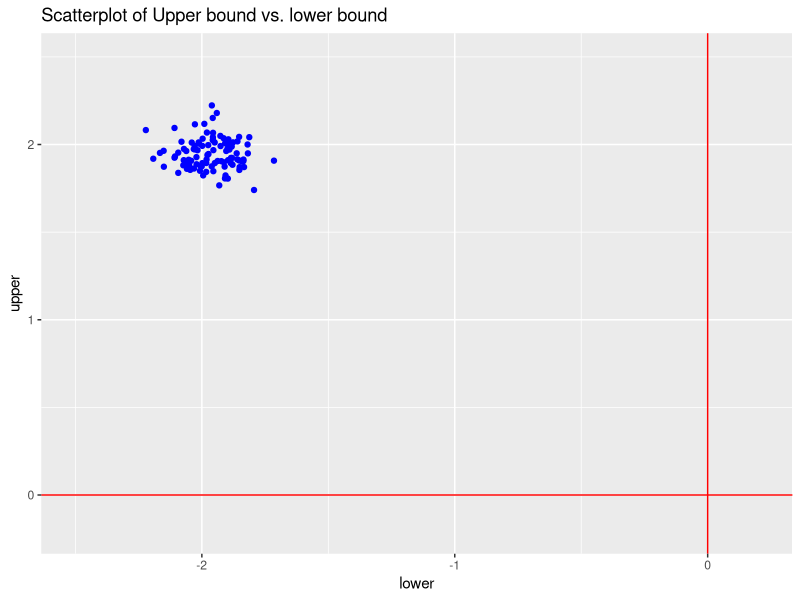

The R script that drew this image:
## ---- chunk 1
knitr::opts_chunk$set(echo = TRUE)
## ---- chunk 2
#Set seed
set.seed(3791)
library(ggplot2)

#Create dataframe to store sampled value's in 
samples <- matrix(nrow = 100,
                  ncol = 1000)

#Create dataframe to store summary stats in
summary <- matrix(nrow = nrow(samples),
                  ncol = 5)
colnames(summary) <- c("absolute bias","se","lower","upper","covered")

#Sample values and attribute to dataframe
for (i in 1:nrow(samples)){
  samples[i,] <- rnorm(ncol(samples))
}

#Calculate sample stats and attribute to summary matrix

for (i in 1:nrow(summary)){
  
  #Absolute bias
  summary[i,1] <- mean(samples[i,])
  
  #Standard error
  summary[i,2] <- (sd(samples[i,])) / sqrt(ncol(samples))
  
  #Lower bound
  summary[i,3] <- sort(samples[i,])[25]
  
  #Upper bound 
  summary[i,4] <- sort(samples[i,])[975]
  
  #Covered?
  summary[i,5] <- summary[i,3] < 0 & 0 < summary[i,4]
} 

#Plot
summary <- data.frame(summary)
ggplot(summary) +
  aes(lower,upper) +
  geom_point(color="blue")+
  xlim(-2.5,0.2)+
  ylim(-0.2,2.5)+
  geom_hline(yintercept = 0, color="red")+
  geom_vline(xintercept = 0, color="red")+
  ggtitle("Scatterplot of Upper bound vs. lower bound")
